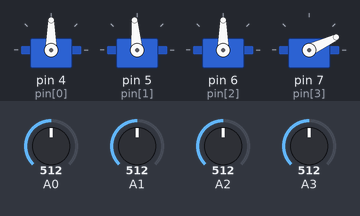
Bench run of a sketch on a simulated Arduino Uno, built with avr-gcc and run on an emulated ATmega328P. Shown: 4 × servo. The test bench sets the inputs (shaded band); at power-on: A0 = 512, A1 = 512, A2 = 512, A3 = 512. What the sketch prints to the serial monitor is not drawn.

Above: at 1.3 s.
1.4 s: A0 set to 104
2.9 s: A0 set to 93
At 3.36 s:
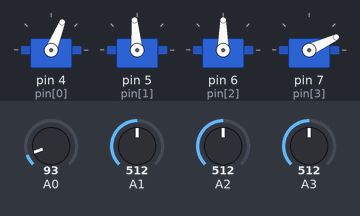
At 5.6 s:
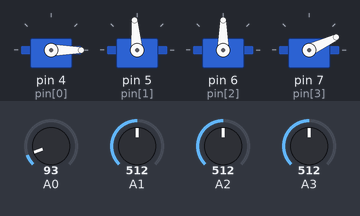
5.9 s: A1 set to 110
7.4 s: A1 set to 93
At 9.1 s:
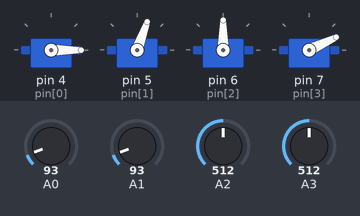
9.4 s: A2 set to 913
10.9 s: A2 set to 938
At 12.6 s:
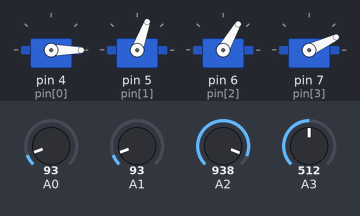
Timing chart, 0 to 14.0 s (numbered marks = the images above; inputs shaded):
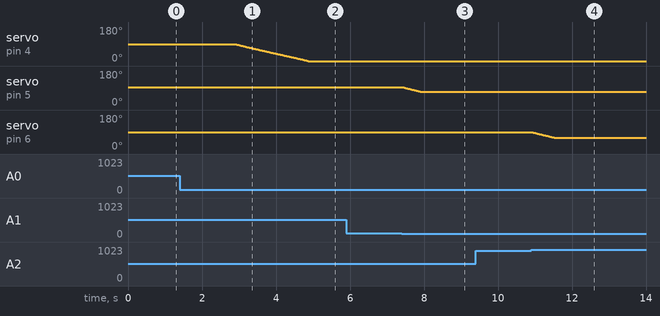

Measured:
- the behaviour switches between 100 and 99 on A0 (found by bisection; images 0 and 1)
- the behaviour switches between 100 and 99 on A1 (found by bisection; images 2 and 3)
- the behaviour switches between 924 and 925 on A2 (found by bisection; images 3 and 4)
- after the input at 1.4 s, every drawn part: stays the same
- after the input at 2.9 s, servo on pin 4 (pin[0]): moves from 90° to 0° over 2.0 s, starting at once
- after the input at 5.9 s, every drawn part: stays the same
- after the input at 7.4 s, servo on pin 5 (pin[1]): moves from 95° to 70° over 0.50 s, starting at once
- after the input at 9.4 s, every drawn part: stays the same
- after the input at 10.9 s, servo on pin 6 (pin[2]): moves from 90° to 60° over 0.61 s, starting at once

The sketch:

02_joystick_servo_control.ino
```cpp
/**
 * 로봇 팔 - 2단계: 조이스틱 + 서보 모터 제어
 *
 * 조이스틱으로 4개 서보 모터를 실시간 제어
 * 원본 robot_arm_control.ino를 단순화한 버전
 */

#include <Servo.h>

/* ===== 서보 설정 ===== */
Servo servo[4];
int pin[4] = {4, 5, 6, 7};

// 각도 범위 설정 (쉽게 수정 가능)
int minAngles[4] = {0, 70, 60, 5};     // 최소 각도: 베이스, 팔꿈치, 손목, 그립
int maxAngles[4] = {130, 120, 120, 50}; // 최대 각도: 베이스, 팔꿈치, 손목, 그립

int angles[4] = {90, 95, 90, 25};        // 현재 각도: 베이스, 팔꿈치, 손목, 그립(중간)
int prevAngles[4] = {90, 95, 90, 25};    // 이전 각도 (변경 감지용)

void setup() {
  Serial.begin(9600);
  Serial.println("조이스틱 제어 시작\n");

  // 각도 범위 출력
  Serial.println("각도 범위:");
  Serial.print("  베이스: ");
  Serial.print(minAngles[0]);
  Serial.print(" ~ ");
  Serial.println(maxAngles[0]);

  Serial.print("  팔꿈치: ");
  Serial.print(minAngles[1]);
  Serial.print(" ~ ");
  Serial.println(maxAngles[1]);

  Serial.print("  손목: ");
  Serial.print(minAngles[2]);
  Serial.print(" ~ ");
  Serial.println(maxAngles[2]);

  Serial.print("  그립: ");
  Serial.print(minAngles[3]);
  Serial.print(" ~ ");
  Serial.println(maxAngles[3]);

  Serial.println("\n초기 위치:");
  Serial.println("베이스:90 | 팔꿈치:90 | 손목:90 | 그립:5\n");

  // 서보 연결 및 초기화
  for (int i = 0; i < 4; i++) {
    servo[i].attach(pin[i]);
    servo[i].write(angles[i]);
  }
}

void loop() {
  // 조이스틱 값 읽기
  int val[4];
  val[0] = analogRead(14);  // A0 - 베이스
  val[1] = analogRead(15);  // A1 - 팔1
  val[2] = 1024 - analogRead(16);  // A2 - 팔2 (반대)
  val[3] = 1024 - analogRead(17);  // A3 - 그립 (반대)

  // 각 서보 제어
  for (int i = 0; i < 4; i++) {
    // 조이스틱이 위쪽 (증가)
    if (val[i] > 1000) {
      angles[i] += 1;

      // 최대값 제한
      if (angles[i] > maxAngles[i]) {
        angles[i] = maxAngles[i];
      }

      servo[i].write(angles[i]);
    }

    // 조이스틱이 아래쪽 (감소)
    else if (val[i] < 100) {
      angles[i] -= 1;

      // 최소값 제한
      if (angles[i] < minAngles[i]) {
        angles[i] = minAngles[i];
      }

      servo[i].write(angles[i]);
    }
  }

  // 변경된 서보만 출력
  const char* names[] = {"베이스", "팔꿈치", "손목", "그립"};

  for (int i = 0; i < 4; i++) {
    if (angles[i] != prevAngles[i]) {
      Serial.print(names[i]);
      Serial.print(": ");
      Serial.print(prevAngles[i]);
      Serial.print(" → ");
      Serial.println(angles[i]);
      prevAngles[i] = angles[i];
    }
  }

  delay(20);
}
```
